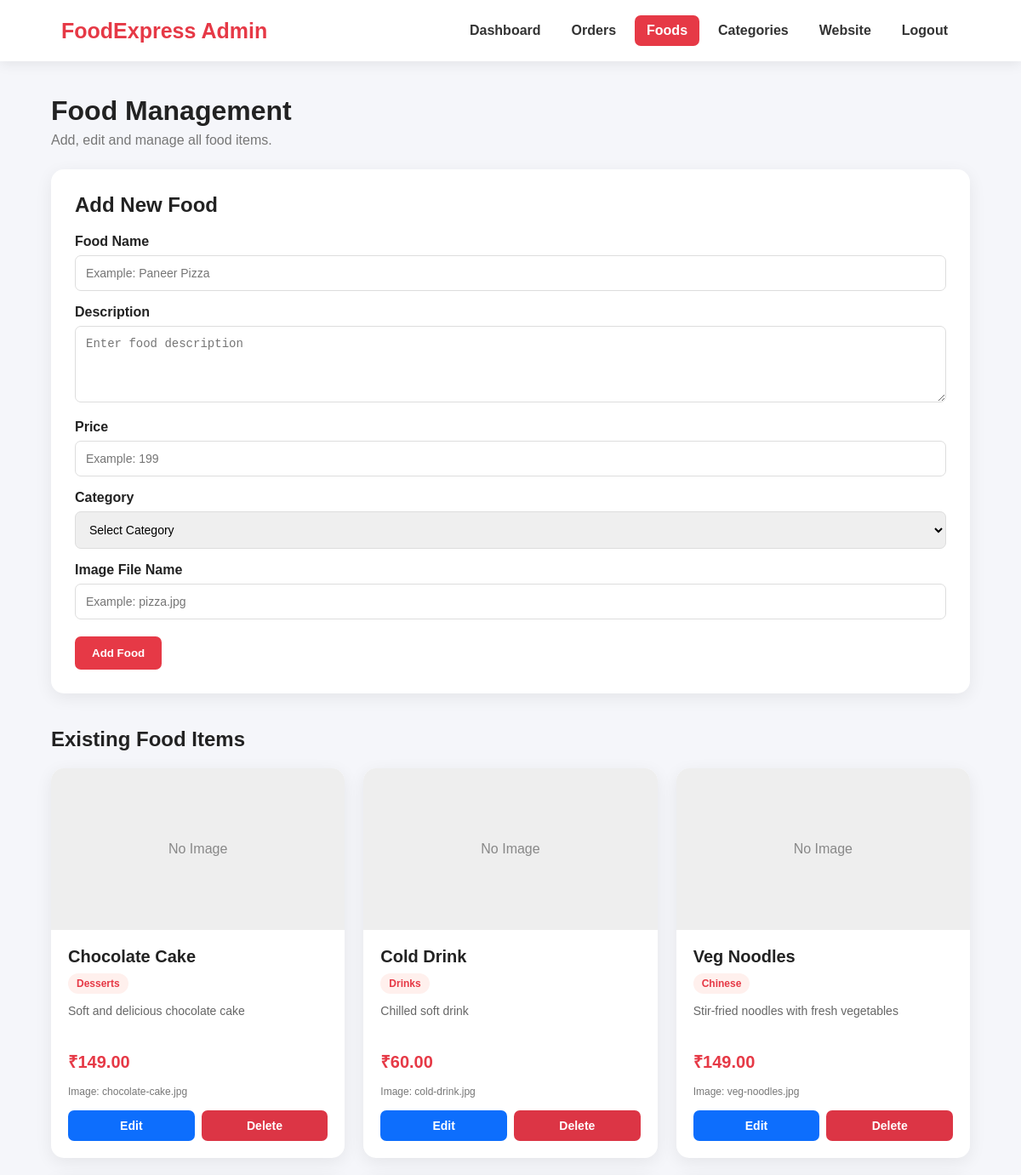
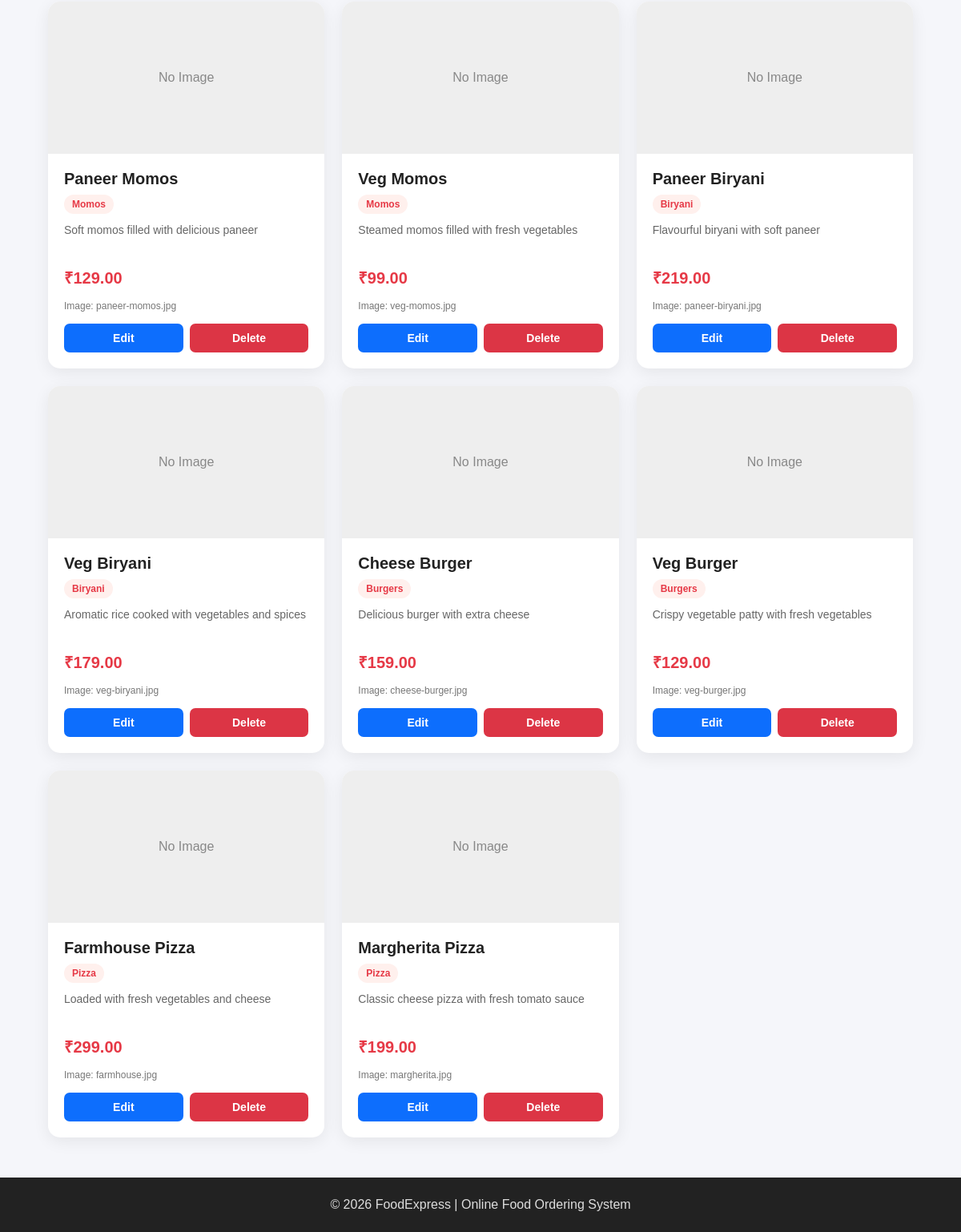
Screenshot of /admin_foods.php (signed in) with the database file from the repository (2 pictures, top to bottom).
### tables this page shows
CREATE TABLE `foods` (
  `id` int(11) NOT NULL,
  `category_id` int(11) DEFAULT NULL,
  `name` varchar(150) NOT NULL,
  `description` text DEFAULT NULL,
  `price` decimal(10,2) NOT NULL,
  `image` varchar(255) DEFAULT NULL,
  `availability` tinyint(1) DEFAULT 1,
  `created_at` timestamp NOT NULL DEFAULT current_timestamp()
);

CREATE TABLE `categories` (
  `id` int(11) NOT NULL,
  `name` varchar(100) NOT NULL,
  `image` varchar(255) DEFAULT NULL,
  `status` tinyint(1) DEFAULT 1
);

### admin_foods.php (the view, shortened to what this page needs)
<?php
include "db.php";
$edit_food = null;
$categories = mysqli_query(
    $conn,
    "SELECT * FROM categories
     WHERE status=1
     ORDER BY name"
);
$foods = mysqli_query(
    $conn,
    "SELECT foods.*, categories.name AS category_name
     FROM foods
     LEFT JOIN categories
     ON foods.category_id=categories.id
     ORDER BY foods.id DESC"
);
?>
<!DOCTYPE html>
<html lang="en">
<head>
</head>
<body>
<nav class="admin-navbar">
<div class="admin-logo">
FoodExpress Admin
</div>
<div class="admin-nav">
<a href="admin_dashboard.php">
Dashboard
</a>
<a href="admin_orders.php">
Orders
</a>
<a href="admin_foods.php" class="active">
Foods
</a>
<a href="admin_categories.php">
Categories
</a>
<a href="index.php">
Website
</a>
<a href="admin_logout.php">
Logout
</a>
</div>
</nav>
<div class="container">
<div class="page-header">
<h1>Food Management</h1>
<p>
Add, edit and manage all food items.
</p>
</div>
<div class="form-card">
<?php if ($edit_food) { ?>
<h2>Edit Food</h2>
<form method="POST">
<input
type="hidden"
name="food_id"
value="<?php echo $edit_food['id']; ?>"
>
<div class="form-group">
<label>Food Name</label>
<input
type="text"
name="name"
value="<?php echo htmlspecialchars($edit_food['name']); ?>"
required
>
</div>
<div class="form-group">
<label>Description</label>
<textarea
name="description"
required
><?php echo htmlspecialchars($edit_food['description']); ?></textarea>
</div>
<div class="form-group">
<label>Price</label>
<input
type="number"
name="price"
step="0.01"
value="<?php echo $edit_food['price']; ?>"
required
>
</div>
<div class="form-group">
<label>Category</label>
<select name="category_id" required>
<option value="">
Select Category
</option>
<?php while ($category = mysqli_fetch_assoc($categories)) { ?>
<option
value="<?php echo $category['id']; ?>"
<?php
if ($category['id'] == $edit_food['category_id']) {
    echo "selected";
}
?>
>
<?php echo htmlspecialchars($category['name']); ?>
</option>
<?php } ?>
</select>
</div>
<div class="form-group">
<label>Image File Name</label>
<input
type="text"
name="image"
value="<?php echo htmlspecialchars($edit_food['image']); ?>"
required
>
</div>
<div class="form-actions">
<button
type="submit"
name="update_food"
class="primary-btn"
>
Update Food
</button>
<a
href="admin_foods.php"
class="cancel-btn"
>
Cancel
</a>
</div>
</form>
<?php } else { ?>
<h2>Add New Food</h2>
<form method="POST">
<div class="form-group">
<label>Food Name</label>
<input
type="text"
name="name"
placeholder="Example: Paneer Pizza"
required
>
</div>
<div class="form-group">
<label>Description</label>
<textarea
name="description"
placeholder="Enter food description"
required
></textarea>
</div>
<div class="form-group">
<label>Price</label>
<input
type="number"
name="price"
step="0.01"
placeholder="Example: 199"
required
>
</div>
<div class="form-group">
<label>Category</label>
<select name="category_id" required>
<option value="">
Select Category
</option>
</select>
</div>
<div class="form-group">
<label>Image File Name</label>
<input
type="text"
name="image"
placeholder="Example: pizza.jpg"
required
>
</div>
<div class="form-actions">
<button
type="submit"
name="add_food"
class="primary-btn"
>
Add Food
</button>
</div>
</form>
<?php } ?>
</div>
<div class="food-section">
<h2>Existing Food Items</h2>
<?php if (mysqli_num_rows($foods) == 0) { ?>
<div class="empty-food">
No food items found.
</div>
<?php } else { ?>
<div class="food-grid">
<?php while ($food = mysqli_fetch_assoc($foods)) { ?>
<div class="food-card">
<div class="food-image">
<?php
$image_path = "img/" . $food['image'];
if (!empty($food['image']) && file_exists($image_path)) {
?>
<img
src="<?php echo htmlspecialchars($image_path); ?>"
alt="<?php echo htmlspecialchars($food['name']); ?>"
>
<?php } else { ?>
<div class="no-image">
No Image
</div>
<?php } ?>
</div>
<div class="food-content">
<h3>
<?php echo htmlspecialchars($food['name']); ?>
</h3>
<div class="category">
<?php echo htmlspecialchars($food['category_name'] ?? 'Uncategorized'); ?>
</div>
<div class="description">
<?php echo htmlspecialchars($food['description']); ?>
</div>
<div class="price">
₹<?php echo number_format($food['price'], 2); ?>
</div>
<div class="image-name">
Image: <?php echo htmlspecialchars($food['image']); ?>
</div>
<div class="card-actions">
<a
href="admin_foods.php?edit=<?php echo $food['id']; ?>"
class="edit-btn"
>
Edit
</a>
<a
href="admin_foods.php?delete=<?php echo $food['id']; ?>"
class="delete-btn"
onclick="return confirm('Are you sure you want to delete this food?');"
>
Delete
</a>
</div>
</div>
</div>
<?php } ?>
</div>
<?php } ?>
</div>
</div>
<footer>
<p>
© 2026 FoodExpress | Online Food Ordering System
</p>
</footer>
</body>
</html>

### admin_foods.php (style rules this page uses)
* { margin: 0; padding: 0; box-sizing: border-box; }
body { font-family: Arial, sans-serif; background: #f5f6fa; color: #222; }
.admin-navbar { background: white; padding: 18px 6%; display: flex; justify-content: space-between; align-items: center; box-shadow: 0 3px 15px rgba(0,0,0,0.08); position: sticky; top: 0; z-index: 1000; }
.admin-logo { font-size: 25px; font-weight: bold; color: #e63946; }
.admin-nav { display: flex; gap: 8px; flex-wrap: wrap; }
.admin-nav a { text-decoration: none; color: #333; padding: 9px 14px; border-radius: 7px; font-weight: 600; }
.admin-nav a:hover, .admin-nav .active { background: #e63946; color: white; }
.container { width: 90%; max-width: 1200px; margin: 40px auto; }
.page-header { margin-bottom: 25px; }
.page-header h1 { font-size: 32px; margin-bottom: 7px; }
.page-header p { color: #777; }
.form-card { background: white; padding: 28px; border-radius: 15px; box-shadow: 0 5px 20px rgba(0,0,0,0.07); margin-bottom: 40px; }
.form-card h2 { margin-bottom: 20px; }
.form-group { margin-bottom: 16px; }
.form-group label { display: block; font-weight: bold; margin-bottom: 7px; }
.form-group input, .form-group textarea, .form-group select { width: 100%; padding: 12px; border: 1px solid #ddd; border-radius: 7px; font-size: 14px; outline: none; }
.form-group textarea { min-height: 90px; resize: vertical; }
.form-actions { display: flex; gap: 10px; margin-top: 20px; }
.primary-btn { border: none; background: #e63946; color: white; padding: 12px 20px; border-radius: 7px; font-weight: bold; cursor: pointer; }
.food-section h2 { margin-bottom: 20px; }
.food-grid { display: grid; grid-template-columns: repeat(3, 1fr); gap: 22px; }
.food-card { background: white; border-radius: 15px; overflow: hidden; box-shadow: 0 5px 20px rgba(0,0,0,0.07); transition: 0.3s; }
.food-image { width: 100%; height: 190px; background: #eee; overflow: hidden; }
.no-image { height: 100%; display: flex; align-items: center; justify-content: center; color: #888; }
.food-content { padding: 20px; }
.food-content h3 { font-size: 20px; margin-bottom: 8px; }
.category { display: inline-block; background: #fff0ed; color: #e63946; padding: 5px 10px; border-radius: 20px; font-size: 12px; font-weight: bold; margin-bottom: 12px; }
.description { color: #666; font-size: 14px; min-height: 42px; margin-bottom: 12px; }
.price { color: #e63946; font-size: 20px; font-weight: bold; margin-bottom: 15px; }
.image-name { color: #777; font-size: 12px; margin-bottom: 15px; word-break: break-all; }
.card-actions { display: flex; gap: 8px; }
.edit-btn, .delete-btn { flex: 1; text-align: center; padding: 10px; border-radius: 7px; text-decoration: none; color: white; font-weight: bold; font-size: 14px; }
.edit-btn { background: #0d6efd; }
.delete-btn { background: #dc3545; }
footer { background: #222; color: #ddd; text-align: center; padding: 25px; margin-top: 50px; }

### rows the page displays
foods: shows "No Image", name "Chocolate Cake", category.name "Desserts", description "Soft and delicious chocolate cake", price "149.00", image "chocolate-cake.jpg"
foods: shows "No Image", name "Cold Drink", category.name "Drinks", description "Chilled soft drink", price "60.00", image "cold-drink.jpg"
foods: shows "No Image", name "Veg Noodles", category.name "Chinese", description "Stir-fried noodles with fresh vegetables", price "149.00", image "veg-noodles.jpg"
foods: shows "No Image", name "Paneer Momos", category.name "Momos", description "Soft momos filled with delicious paneer", price "129.00", image "paneer-momos.jpg"
foods: shows "No Image", name "Veg Momos", category.name "Momos", description "Steamed momos filled with fresh vegetables", price "99.00", image "veg-momos.jpg"
foods: shows "No Image", name "Paneer Biryani", category.name "Biryani", description "Flavourful biryani with soft paneer", price "219.00", image "paneer-biryani.jpg"
foods: shows "No Image", name "Veg Biryani", category.name "Biryani", description "Aromatic rice cooked with vegetables and spices", price "179.00", image "veg-biryani.jpg"
foods: shows "No Image", name "Cheese Burger", category.name "Burgers", description "Delicious burger with extra cheese", price "159.00", image "cheese-burger.jpg"
foods: shows "No Image", name "Veg Burger", category.name "Burgers", description "Crispy vegetable patty with fresh vegetables", price "129.00", image "veg-burger.jpg"
foods: shows "No Image", name "Farmhouse Pizza", category.name "Pizza", description "Loaded with fresh vegetables and cheese", price "299.00", image "farmhouse.jpg"
foods: shows "No Image", name "Margherita Pizza", category.name "Pizza", description "Classic cheese pizza with fresh tomato sauce", price "199.00", image "margherita.jpg"
